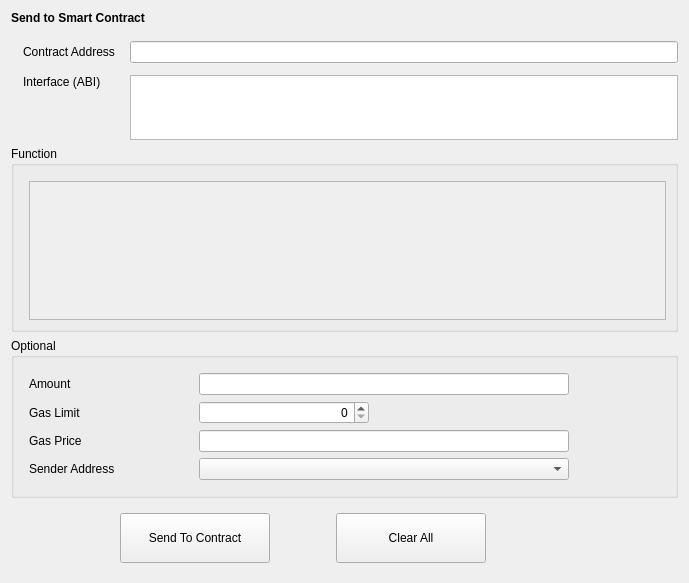
<?xml version="1.0" encoding="UTF-8"?>
<ui version="4.0">
 <class>SendToContract</class>
 <widget class="QWidget" name="SendToContract">
  <property name="geometry">
   <rect>
    <x>0</x>
    <y>0</y>
    <width>689</width>
    <height>583</height>
   </rect>
  </property>
  <property name="windowTitle">
   <string>Form</string>
  </property>
  <layout class="QVBoxLayout" name="verticalLayout">
   <item>
    <widget class="QStackedWidget" name="stackedWidget">
     <property name="currentIndex">
      <number>0</number>
     </property>
     <widget class="QWidget" name="sendContractPage">
      <layout class="QVBoxLayout" name="verticalLayout_4">
       <property name="leftMargin">
        <number>0</number>
       </property>
       <property name="topMargin">
        <number>0</number>
       </property>
       <property name="rightMargin">
        <number>0</number>
       </property>
       <property name="bottomMargin">
        <number>0</number>
       </property>
       <item>
        <widget class="QLabel" name="labelTitle">
         <property name="font">
          <font>
           <weight>75</weight>
           <bold>true</bold>
          </font>
         </property>
         <property name="text">
          <string>Send to Smart Contract</string>
         </property>
        </widget>
       </item>
       <item>
        <spacer name="verticalSpacer_4">
         <property name="orientation">
          <enum>Qt::Vertical</enum>
         </property>
         <property name="sizeType">
          <enum>QSizePolicy::Fixed</enum>
         </property>
         <property name="sizeHint" stdset="0">
          <size>
           <width>20</width>
           <height>10</height>
          </size>
         </property>
        </spacer>
       </item>
       <item>
        <layout class="QGridLayout" name="gridLayout">
         <property name="leftMargin">
          <number>12</number>
         </property>
         <property name="horizontalSpacing">
          <number>15</number>
         </property>
         <property name="verticalSpacing">
          <number>12</number>
         </property>
         <item row="0" column="2">
          <widget class="QValidatedLineEdit" name="lineEditContractAddress"/>
         </item>
         <item row="0" column="0">
          <widget class="QLabel" name="labelContractAddress">
           <property name="text">
            <string>Contract Address</string>
           </property>
          </widget>
         </item>
         <item row="1" column="2">
          <widget class="QValidatedTextEdit" name="textEditInterface">
           <property name="sizePolicy">
            <sizepolicy hsizetype="Expanding" vsizetype="Fixed">
             <horstretch>0</horstretch>
             <verstretch>0</verstretch>
            </sizepolicy>
           </property>
           <property name="maximumSize">
            <size>
             <width>16777215</width>
             <height>65</height>
            </size>
           </property>
           <property name="horizontalScrollBarPolicy">
            <enum>Qt::ScrollBarAlwaysOff</enum>
           </property>
          </widget>
         </item>
         <item row="1" column="0" alignment="Qt::AlignTop">
          <widget class="QLabel" name="labelInterface">
           <property name="text">
            <string>Interface (ABI)</string>
           </property>
          </widget>
         </item>
        </layout>
       </item>
       <item>
        <widget class="QGroupBox" name="groupBoxFunction">
         <property name="title">
          <string>Function</string>
         </property>
         <layout class="QVBoxLayout" name="verticalLayout_3">
          <property name="leftMargin">
           <number>15</number>
          </property>
          <property name="topMargin">
           <number>15</number>
          </property>
          <property name="bottomMargin">
           <number>9</number>
          </property>
          <item>
           <widget class="QScrollArea" name="scrollAreaFunction">
            <property name="widgetResizable">
             <bool>true</bool>
            </property>
            <widget class="QWidget" name="scrollAreaWidgetContents">
             <property name="geometry">
              <rect>
               <x>0</x>
               <y>0</y>
               <width>637</width>
               <height>116</height>
              </rect>
             </property>
            </widget>
           </widget>
          </item>
         </layout>
        </widget>
       </item>
       <item>
        <widget class="QGroupBox" name="groupBoxOptional">
         <property name="title">
          <string>Optional</string>
         </property>
         <layout class="QGridLayout" name="gridLayout_2">
          <property name="leftMargin">
           <number>15</number>
          </property>
          <property name="topMargin">
           <number>15</number>
          </property>
          <property name="horizontalSpacing">
           <number>10</number>
          </property>
          <property name="verticalSpacing">
           <number>6</number>
          </property>
          <item row="1" column="1">
           <widget class="QSpinBox" name="lineEditGasLimit">
            <property name="maximumSize">
             <size>
              <width>170</width>
              <height>16777215</height>
             </size>
            </property>
            <property name="alignment">
             <set>Qt::AlignRight|Qt::AlignTrailing|Qt::AlignVCenter</set>
            </property>
           </widget>
          </item>
          <item row="2" column="1">
           <widget class="BitcoinAmountField" name="lineEditGasPrice"/>
          </item>
          <item row="3" column="0">
           <widget class="QLabel" name="labelSenderAddress">
            <property name="sizePolicy">
             <sizepolicy hsizetype="Fixed" vsizetype="Preferred">
              <horstretch>0</horstretch>
              <verstretch>0</verstretch>
             </sizepolicy>
            </property>
            <property name="minimumSize">
             <size>
              <width>160</width>
              <height>0</height>
             </size>
            </property>
            <property name="text">
             <string>Sender Address</string>
            </property>
           </widget>
          </item>
          <item row="1" column="0">
           <widget class="QLabel" name="labelGasLimit">
            <property name="sizePolicy">
             <sizepolicy hsizetype="Fixed" vsizetype="Preferred">
              <horstretch>0</horstretch>
              <verstretch>0</verstretch>
             </sizepolicy>
            </property>
            <property name="minimumSize">
             <size>
              <width>160</width>
              <height>0</height>
             </size>
            </property>
            <property name="text">
             <string>Gas Limit</string>
            </property>
           </widget>
          </item>
          <item row="3" column="1">
           <widget class="AddressField" name="lineEditSenderAddress">
            <property name="minimumSize">
             <size>
              <width>370</width>
              <height>0</height>
             </size>
            </property>
            <property name="maximumSize">
             <size>
              <width>370</width>
              <height>16777215</height>
             </size>
            </property>
           </widget>
          </item>
          <item row="2" column="0">
           <widget class="QLabel" name="labelGasPrice">
            <property name="sizePolicy">
             <sizepolicy hsizetype="Fixed" vsizetype="Preferred">
              <horstretch>0</horstretch>
              <verstretch>0</verstretch>
             </sizepolicy>
            </property>
            <property name="minimumSize">
             <size>
              <width>160</width>
              <height>0</height>
             </size>
            </property>
            <property name="text">
             <string>Gas Price</string>
            </property>
           </widget>
          </item>
          <item row="0" column="1">
           <widget class="BitcoinAmountField" name="lineEditAmount"/>
          </item>
          <item row="0" column="0">
           <widget class="QLabel" name="labelAmount">
            <property name="sizePolicy">
             <sizepolicy hsizetype="Fixed" vsizetype="Preferred">
              <horstretch>0</horstretch>
              <verstretch>0</verstretch>
             </sizepolicy>
            </property>
            <property name="minimumSize">
             <size>
              <width>160</width>
              <height>0</height>
             </size>
            </property>
            <property name="text">
             <string>Amount</string>
            </property>
           </widget>
          </item>
          <item row="0" column="2" rowspan="5">
           <spacer name="horizontalSpacer_4">
            <property name="orientation">
             <enum>Qt::Horizontal</enum>
            </property>
            <property name="sizeHint" stdset="0">
             <size>
              <width>0</width>
              <height>20</height>
             </size>
            </property>
           </spacer>
          </item>
         </layout>
        </widget>
       </item>
      </layout>
     </widget>
    </widget>
   </item>
   <item>
    <layout class="QHBoxLayout" name="horizontalLayout">
     <property name="leftMargin">
      <number>9</number>
     </property>
     <property name="topMargin">
      <number>9</number>
     </property>
     <property name="rightMargin">
      <number>9</number>
     </property>
     <property name="bottomMargin">
      <number>9</number>
     </property>
     <item>
      <spacer name="horizontalSpacer">
       <property name="orientation">
        <enum>Qt::Horizontal</enum>
       </property>
       <property name="sizeType">
        <enum>QSizePolicy::Fixed</enum>
       </property>
       <property name="sizeHint" stdset="0">
        <size>
         <width>100</width>
         <height>20</height>
        </size>
       </property>
      </spacer>
     </item>
     <item>
      <widget class="QPushButton" name="pushButtonSendToContract">
       <property name="minimumSize">
        <size>
         <width>150</width>
         <height>50</height>
        </size>
       </property>
       <property name="text">
        <string>Send To Contract</string>
       </property>
      </widget>
     </item>
     <item>
      <spacer name="horizontalSpacer_3">
       <property name="orientation">
        <enum>Qt::Horizontal</enum>
       </property>
       <property name="sizeType">
        <enum>QSizePolicy::Fixed</enum>
       </property>
       <property name="sizeHint" stdset="0">
        <size>
         <width>60</width>
         <height>20</height>
        </size>
       </property>
      </spacer>
     </item>
     <item>
      <widget class="QPushButton" name="pushButtonClearAll">
       <property name="minimumSize">
        <size>
         <width>150</width>
         <height>50</height>
        </size>
       </property>
       <property name="text">
        <string>Clear All</string>
       </property>
      </widget>
     </item>
     <item>
      <spacer name="horizontalSpacer_2">
       <property name="orientation">
        <enum>Qt::Horizontal</enum>
       </property>
       <property name="sizeHint" stdset="0">
        <size>
         <width>40</width>
         <height>20</height>
        </size>
       </property>
      </spacer>
     </item>
    </layout>
   </item>
  </layout>
 </widget>
 <customwidgets>
  <customwidget>
   <class>BitcoinAmountField</class>
   <extends>QLineEdit</extends>
   <header>bitcoinamountfield.h</header>
   <container>1</container>
  </customwidget>
  <customwidget>
   <class>AddressField</class>
   <extends>QComboBox</extends>
   <header>addressfield.h</header>
  </customwidget>
  <customwidget>
   <class>QValidatedTextEdit</class>
   <extends>QTextEdit</extends>
   <header>qvalidatedtextedit.h</header>
  </customwidget>
  <customwidget>
   <class>QValidatedLineEdit</class>
   <extends>QLineEdit</extends>
   <header>qvalidatedlineedit.h</header>
  </customwidget>
 </customwidgets>
 <resources/>
 <connections/>
</ui>
